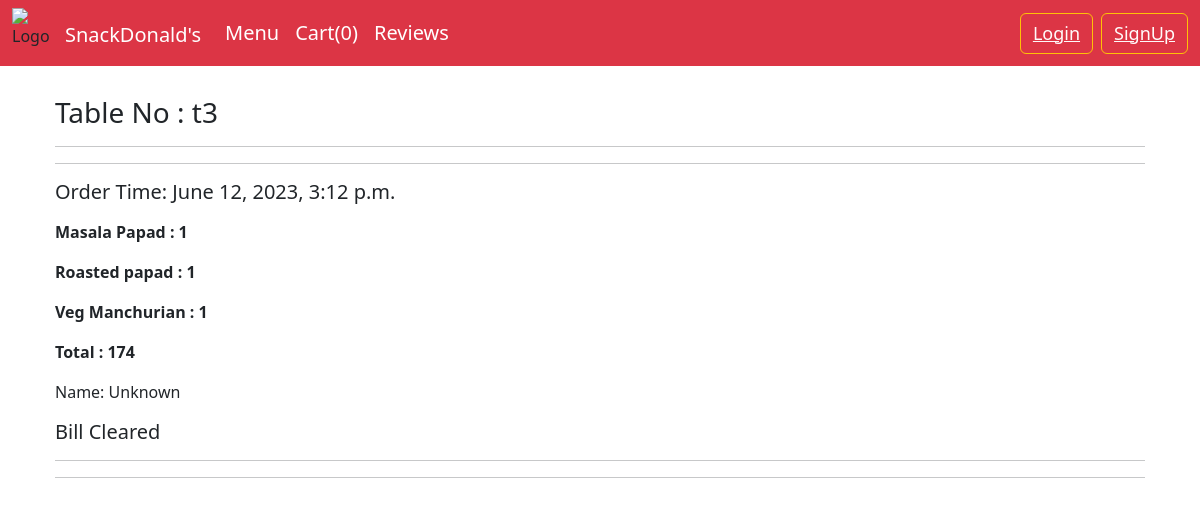
/all_orders, run on the app's committed database.
### cafe/models.py (models this page shows)
class order(models.Model):
    order_id = models.AutoField(primary_key=True)
    items_json = models.CharField(max_length=5000)
    name = models.CharField(max_length=30, default='')
    phone = models.CharField(max_length=10, default='')
    table = models.CharField(max_length=15, default='take away')
    price = models.CharField(max_length=5, default='0')
    order_time = models.DateTimeField()
    bill_clear = models.BooleanField(default=False)

### cafe/views.py (the view)
# urls.py: path('all_orders', views.all_orders, name='all_orders'),
def all_orders(request):
    context = {}
    orders = order.objects.all().order_by('-order_time')
    order_by_table = {}
    for key, group in groupby(orders, key=lambda x: x.table):
        order_by_table[key] = list(group)
    for table, orders in order_by_table.items():
        for ord in orders:
            items_json_str = ord.items_json
            ord.items_json = json.loads(items_json_str)
    context = {'order_by_table': order_by_table}
    return render(request, 'all_orders.html', context)

### templates/all_orders.html (shortened to what this page needs)
{% extends 'base.html' %}
{% block body %}
<div style="padding: 15px 50px 15px">
  {% for table, orders in order_by_table.items %}
  <div style="padding: 15px 5px 15px">
    {% if table == 'Take Away' %}
    <h3>{{ table }}</h3>
    {% else %}
    <h3>Table No : {{table}}</h3>
    {% endif %}
    <hr>
    <hr>
    {% for o in orders %}
    <h5><p>Order Time: {{ o.order_time }}</p></h5>
     {% for item_key, item_values in o.items_json.items %}
    <b><p>{{ item_values.1 }} : {{ item_values.0 }}</p></b>
    {% endfor %}
    <b><p>Total : {{o.price}}</p></b>
    <p>Name: {{ o.name }}</p>
      {% if not o.bill_clear %}
      <button onclick="generateBill('{{table}}')">Generate Bill</button>
      {%else%}
      <b><h5>Bill Cleared</h5></b>
      {% endif %}
    <hr>
    {% endfor %}
    <hr>
  {% endfor %}
  </div>
</div>
{% endblock body %}

### templates/base.html (style rules this page uses)
* { text-decoration:none; }

### data on the page
order: table "t3", order_time "June 12, 2023, 3:12 p.m.", item_values "Masala Papad" "Roasted papad" "Veg Manchurian", item_values "1" "1" "1", price "174", name "Unknown", bill_clear "Bill Cleared"
